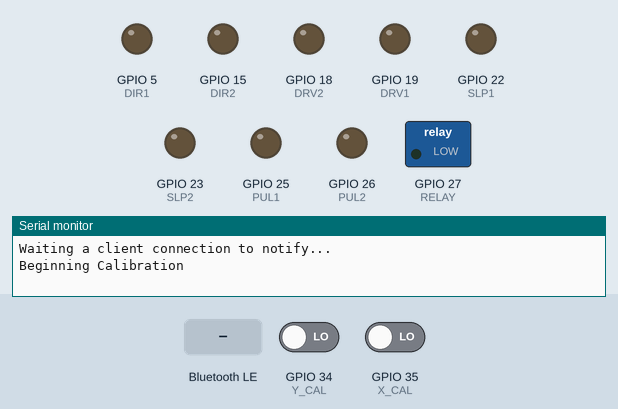
The sketch below on a simulated ESP32. Shown: switched loads named in the sketch (green lamp = pin HIGH), output pins drawn as LEDs (lit = HIGH), the last lines printed to the serial monitor. The inputs (shaded band) are chosen by the test bench; at power-on: GPIO 34 (Y_CAL) LOW, GPIO 35 (X_CAL) LOW. Nothing arrives over Bluetooth unless stated; a phone connects over Bluetooth LE 3 s after start.

Above: at 1.2 s.
1.3 s: Bluetooth LE write "G00" received
At 1.8 s:
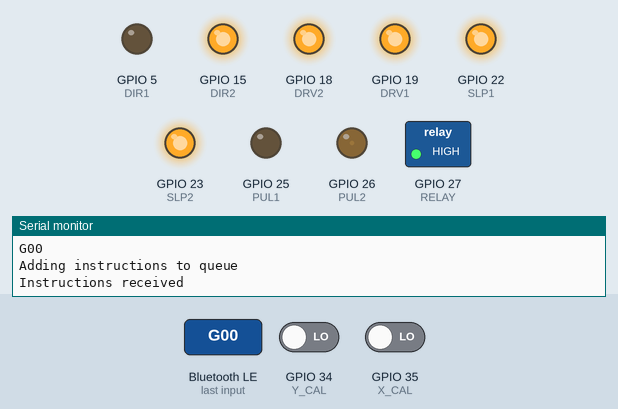
2.8 s: Bluetooth LE write "CANCEL" received
At 3.4 s:
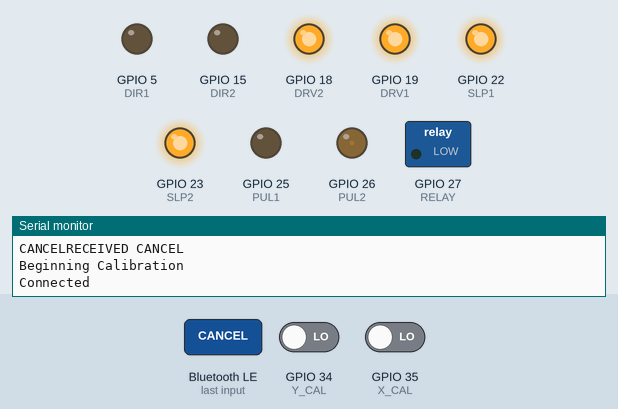
4.3 s: Bluetooth LE write "1" received
At 5.2 s:
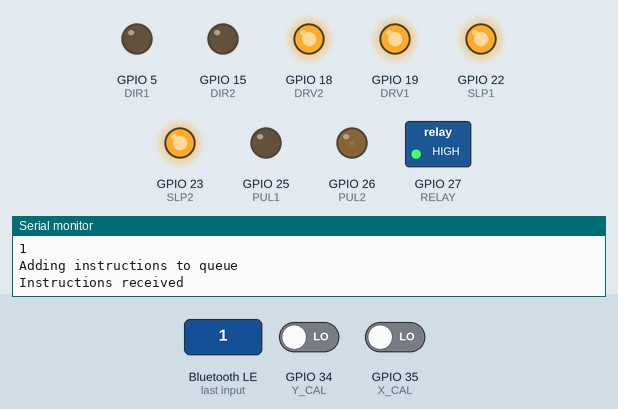
7.3 s: Bluetooth LE write "CANCEL" received
At 8.5 s:
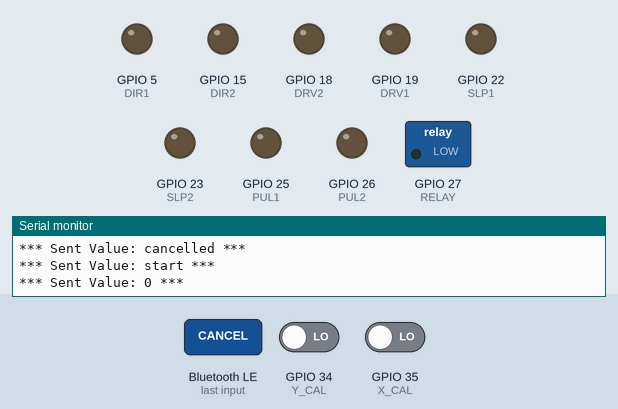
8.8 s: Bluetooth LE write "0" received
At 9.5 s:
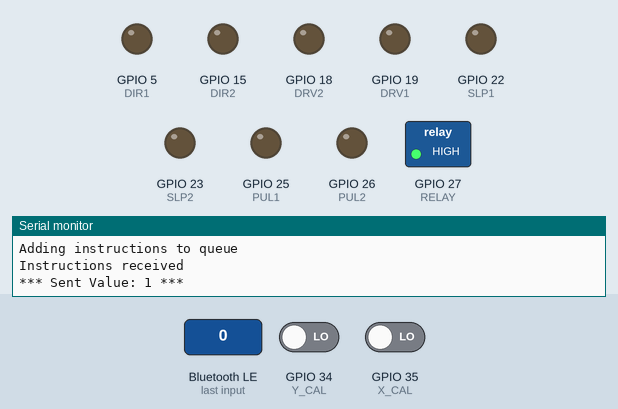
10.3 s: Bluetooth LE write "2" received
At 17.2 s:
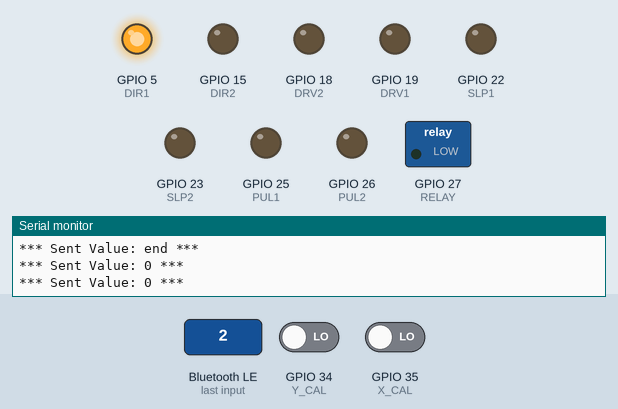
Timing chart, 0 to 17.6 s (numbered marks = the images above; inputs shaded):
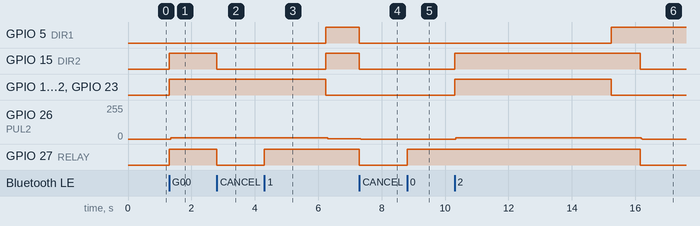

The sketch:

esp32_ble_arduino_code.ino
```cpp
#include <BLEDevice.h>
#include <BLEServer.h>
#include <BLEUtils.h>
#include <BLE2902.h>
#include <queue>
#include <sstream>
#include <string>

BLECharacteristic *pCharacteristic;
BLEServer *pServer;
BLEService *pService;
bool deviceConnected = false;
bool ready_flag = true;
bool canceled_recieved = false;
bool data_processed = false;
float txValue = 0;

const int DIR1 = 5;
const int PUL1 = 25;
const int SLP1 = 22;
const int DRV1 = 19;

const int DIR2 = 15;
const int PUL2 = 26;
const int SLP2 = 23;
const int DRV2 = 18;

const int X_CAL = 35;
const int Y_CAL = 34;

const int RELAY = 27;

std::queue<std::string>* instructions;

int x;
int x_steps = 0;
int y_steps = 0;
int x_dir = -1;
int y_dir = -1;
int x_pos = 0;
int y_pos = 0;
unsigned int spd = 2000;
int packet_num = 0;
bool instruction_in_progress = false;
bool processing_request = false;
bool processing_instruction = false;
bool first_inst = false;
bool calibrating = false;

#define SERVICE_UUID           "6E400001-B5A3-F393-E0A9-E50E24DCCA9E"
#define CHARACTERISTIC_UUID_RX "6E400002-B5A3-F393-E0A9-E50E24DCCA9E"
#define CHARACTERISTIC_UUID_TX "6E400003-B5A3-F393-E0A9-E50E24DCCA9E"

void send_str(const char* s)
{
    char txString[128];
    snprintf(txString, 128, s);

    pCharacteristic->setValue(txString);

    pCharacteristic->notify(); // Send the value to the app!
    Serial.print("*** Sent Value: ");
    Serial.print(txString);
    Serial.println(" ***");
}

class MyCallbacks: public BLECharacteristicCallbacks {
    void onWrite(BLECharacteristic *pCharacteristic) {
      std::string rxValue = pCharacteristic->getValue();

      if (rxValue.length() > 0) {
          ready_flag = false;
          ++packet_num;
        processing_request = true;
        digitalWrite(RELAY, HIGH);
        Serial.println("*********");
        Serial.print("Received Value: ");
        debug_number(rxValue.length());
        for (int i = 0; i < rxValue.length(); i++) {
          Serial.print(rxValue[i]);
        }

        if(rxValue == "CANCEL")
        {
          Serial.println("RECEIVED CANCEL");
          canceled_recieved = true;
          packet_num = 0;
          instruction_in_progress = false;
          processing_request = false;
          processing_instruction = false;
          digitalWrite(RELAY, LOW);
          delete instructions;
          instructions = new std::queue<std::string>();
          calibrate();
          ready_flag = true;
          return;
        }

        Serial.println();

        std::stringstream sstr(rxValue);
        std::string code;
        calibrating = true;
        Serial.println("Adding instructions to queue");
        while(std::getline(sstr, code,'\n')){
          instructions->push(code);
          if(code[0] != '1' && code[0] != '0')
          {
            data_processed = true;
            processing_request = false;
            packet_num = 0;
          }
        }
        Serial.println("Instructions received");
          ready_flag = true;
      }
    }
};

class MyServerCallbacks: public BLEServerCallbacks {
    void onConnect(BLEServer* pServer) {
      deviceConnected = true;
      Serial.println("Connected");
    };

    void onDisconnect(BLEServer* pServer) {
      deviceConnected = false;
      // Start the service
      Serial.println("Disconnected");
      pServer->getAdvertising()->start();
    }
};

void setup() {
  Serial.begin(115200);

  pinMode(DIR1, OUTPUT);
  pinMode(PUL1, OUTPUT);
  pinMode(DIR2, OUTPUT);
  pinMode(PUL2, OUTPUT);
  pinMode(X_CAL, INPUT);
  pinMode(Y_CAL, INPUT);
  pinMode(RELAY, OUTPUT);
  pinMode(SLP1, OUTPUT);
  pinMode(DRV1, OUTPUT);
  pinMode(SLP2, OUTPUT);
  pinMode(DRV2, OUTPUT);
  digitalWrite(RELAY, LOW);
  digitalWrite(SLP1, LOW);
  digitalWrite(DRV1, LOW);
  digitalWrite(SLP2, LOW);
  digitalWrite(DRV2, LOW);


  instructions = new std::queue<std::string>();

  // Create the BLE Device
  BLEDevice::init("ESP32 UART Test"); // Give it a name
  BLEDevice::setMTU(4096);

  // Create the BLE Server
  pServer = BLEDevice::createServer();
  pServer->setCallbacks(new MyServerCallbacks());

  // Create the BLE Service
  pService = pServer->createService(SERVICE_UUID);

  // Create a BLE Characteristic
  pCharacteristic = pService->createCharacteristic(
                      CHARACTERISTIC_UUID_TX,
                      BLECharacteristic::PROPERTY_NOTIFY
                    );

  pCharacteristic->addDescriptor(new BLE2902());

  BLECharacteristic *pCharacteristic = pService->createCharacteristic(
                                         CHARACTERISTIC_UUID_RX,
                                         BLECharacteristic::PROPERTY_WRITE
                                       );

  pCharacteristic->setCallbacks(new MyCallbacks());

  // Start the service
  pService->start();

  // Start advertising
  pServer->getAdvertising()->start();
  Serial.println("Waiting a client connection to notify...");
  calibrate();
}

void moveSteps()
{
	spd = 500/4; // Set to rapid speed
	digitalWrite(DIR2, HIGH);
	for(int i = 0; i < 920*40; i++)
	{
		digitalWrite(PUL2,HIGH); //Trigger one step forward
		delayMicroseconds(1);
		digitalWrite(PUL2,LOW); //Pull step pin low so it can be triggered again
		delayMicroseconds(spd);
	}

  digitalWrite(SLP1, LOW);
  digitalWrite(DRV1, LOW);
  digitalWrite(SLP2, LOW);
  digitalWrite(DRV2, LOW);

  Serial.println("Calibrating Complete. Beginning instructions...");
}

void loop() {
  if (!processing_request) {
    if(!instructions->empty() && !instruction_in_progress)
    {
      digitalWrite(RELAY, HIGH);
      digitalWrite(SLP1, HIGH);
      digitalWrite(DRV1, HIGH);
      digitalWrite(SLP2, HIGH);
      digitalWrite(DRV2, HIGH);
      ready_flag = false;
      instruction_in_progress = true;
      if(first_inst)
      {
        moveSteps();
        first_inst = false;
      }
      processInstruction();
      if(x_steps > y_steps)
        StepForwardDefaultX();
      else
        StepForwardDefaultY();
      instruction_in_progress = false;
    }
  }
  if(ready_flag)
  {
    if(!processing_request)
    {
        digitalWrite(RELAY,LOW);
        digitalWrite(SLP1, LOW);
        digitalWrite(DRV1, LOW);
        digitalWrite(SLP2, LOW);
        digitalWrite(DRV2, LOW);
    }
    if(deviceConnected)
    {
      std::stringstream strs;
      strs << packet_num;
      std::string temp_str = strs.str();
      send_str(temp_str.c_str());
      delay(1000);
    }
  }
  if(canceled_recieved)
  {
    send_str("cancelled");
    canceled_recieved = false;
  }
  if(data_processed)
  {
    send_str("start");
    data_processed = false;
  }
}

void calibrate()
{
  Serial.println("Beginning Calibration");
  digitalWrite(DIR1, LOW);
  digitalWrite(DIR2, LOW);

  digitalWrite(RELAY, LOW);
  digitalWrite(SLP1, HIGH);
  digitalWrite(DRV1, HIGH);
  digitalWrite(SLP2, HIGH);
  digitalWrite(DRV2, HIGH);
  spd = 500/4;
  while(digitalRead(X_CAL) || digitalRead(Y_CAL))
  {
    if(digitalRead(X_CAL))
    {
      digitalWrite(PUL1,HIGH); //Trigger one step forward
    }
    if(digitalRead(Y_CAL))
    {
      digitalWrite(PUL2,HIGH); //Trigger one step forward
    }
    delayMicroseconds(1);
    if(digitalRead(X_CAL))
    {
      digitalWrite(PUL1,LOW); //Pull step pin low so it can be triggered again
    }
    if(digitalRead(Y_CAL))
    {
      digitalWrite(PUL2,LOW); //Trigger one step forward
    }
    delayMicroseconds(spd);
  }
  calibrating = false;
  x_pos = 0;
  y_pos = 0;
  x_steps = 0;
  y_steps = 0;
  first_inst = true;
}

void processInstruction(){
  std::string inst = instructions->front();
  instructions->pop();

  spd = 400/4; // Set to rapid speed
  if(inst[0] != '0' && inst[0] != '1')
  {
    ready_flag = true;
    calibrate();
    send_str("end");
    digitalWrite(DIR1, HIGH);
    delete instructions;
    instructions = new std::queue<std::string>();
    return;
  }

  //case "G00":
  // Rapid move
  spd = 350/4;
  int desired_x = inst[1]*140;
  int desired_y = inst[2]*140;
  std::stringstream stream;
  stream << "x=" << int(inst[1]) << "\ty=" << int(inst[2]);
  Serial.println(stream.str().c_str());
  int x_to_move = desired_x - x_pos;
  int y_to_move = desired_y - y_pos;
  x_dir = x_to_move<0 ? -1 : 1;
  y_dir = y_to_move<0 ? -1 : 1;
  digitalWrite(DIR1, x_to_move<0 ? LOW : HIGH);
  digitalWrite(DIR2, y_to_move<0 ? LOW : HIGH);
  x_steps = abs(x_to_move);
  y_steps = abs(y_to_move);
  if(inst[0] == '1')
  {
    spd = 3000/4; // Set speed to F
  }
}

void debug_number(int x)
{
  std::stringstream strs;
  strs << x;
  std::string temp_str = strs.str();
  Serial.println(temp_str.c_str());
}

void StepForwardDefaultX()
{
  if(x_steps != 0)
  {
    double delta_err = y_steps/(double)x_steps;
    double err = 0;
    for(; x_steps > 0; x_steps--)
    {
      err += delta_err;
      if(err > 0.5)
      {
        // Move Y and X
        digitalWrite(PUL1,HIGH); //Trigger one step forward
        digitalWrite(PUL2,HIGH); //Trigger one step forward
        delayMicroseconds(1);
        digitalWrite(PUL1,LOW); //Pull step pin low so it can be triggered again
        digitalWrite(PUL2,LOW); //Pull step pin low so it can be triggered again
        delayMicroseconds(spd);
        y_pos += y_dir;
        y_steps--;
        err -= 1;
      }
      else // Move only X
      {
        digitalWrite(PUL1,HIGH); //Trigger one step forward
        delayMicroseconds(1);
        digitalWrite(PUL1,LOW); //Pull step pin low so it can be triggered again
        delayMicroseconds(spd);
      }
      x_pos += x_dir;
    }
  }
  // Clean up any remaining y_steps
  for(; y_steps > 0; y_steps--)
  {
      digitalWrite(PUL2,HIGH); //Trigger one step forward
      delayMicroseconds(1);
      digitalWrite(PUL2,LOW); //Pull step pin low so it can be triggered again
      delayMicroseconds(spd);
      y_pos += y_dir;
  }
  instruction_in_progress = false;
}


void StepForwardDefaultY()
{
  if(y_steps != 0)
  {
    double delta_err = x_steps/(double)y_steps;
    double err = 0.;
    for(; y_steps > 0; y_steps--)
    {
      err += delta_err;
      if(err > 0.5)
      {
        // Move Y and X
        digitalWrite(PUL1,HIGH); //Trigger one step forward
        digitalWrite(PUL2,HIGH); //Trigger one step forward
        delayMicroseconds(1);
        digitalWrite(PUL1,LOW); //Pull step pin low so it can be triggered again
        digitalWrite(PUL2,LOW); //Pull step pin low so it can be triggered again
        delayMicroseconds(spd);
        x_pos += x_dir;
        x_steps--;
        err -= 1;
      }
      else // Move only Y
      {
        digitalWrite(PUL2,HIGH); //Trigger one step forward
        delayMicroseconds(1);
        digitalWrite(PUL2,LOW); //Pull step pin low so it can be triggered again
        delayMicroseconds(spd);
      }
      y_pos += y_dir;
    }
  }
  // Clean up any remaining x_steps
  for(; x_steps > 0; x_steps--)
  {
      digitalWrite(PUL1,HIGH); //Trigger one step forward
      delayMicroseconds(1);
      digitalWrite(PUL1,LOW); //Pull step pin low so it can be triggered again
      delayMicroseconds(spd);
      x_pos += x_dir;
  }
  instruction_in_progress = false;
}
```

Measured:
- after the input at 1.3 s, GPIO 15 (DIR2), GPIO 18 (DRV2), GPIO 19 (DRV1), GPIO 22 (SLP1), GPIO 23 (SLP2), GPIO 27 (RELAY): LOW → HIGH at once; GPIO 26 (PUL2): 0/255 → 10/255 at once
- after the input at 2.8 s, GPIO 15 (DIR2), GPIO 27 (RELAY): HIGH → LOW at once
- after the input at 4.3 s, GPIO 5 (DIR1), GPIO 15 (DIR2): LOW → HIGH after 1.9 s; GPIO 26 (PUL2): 10/255 → 2/255 after 2.0 s; GPIO 27 (RELAY): LOW → HIGH at once
- after the input at 7.3 s, GPIO 5 (DIR1), GPIO 15 (DIR2), GPIO 27 (RELAY): HIGH → LOW at once; GPIO 26 (PUL2): 2/255 → 0/255 at once
- after the input at 8.8 s, GPIO 27 (RELAY): LOW → HIGH at once
- after the input at 10.3 s, GPIO 5 (DIR1): LOW → HIGH after 4.9 s; GPIO 15 (DIR2): LOW → HIGH at once, → LOW 5.8 s later; GPIO 18 (DRV2), GPIO 19 (DRV1), GPIO 22 (SLP1), GPIO 23 (SLP2): LOW → HIGH at once, → LOW 4.9 s later; GPIO 26 (PUL2): 0/255 → 10/255 after 0.05 s, → 0/255 5.8 s later; GPIO 27 (RELAY): HIGH → LOW after 5.9 s
